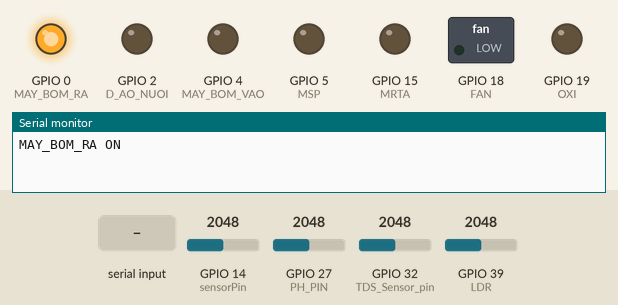
This sketch was run on a simulated ESP32. On the bench: switched loads named in the sketch (green lamp = pin HIGH), output pins drawn as LEDs (lit = HIGH), the last lines printed to the serial monitor. Inputs (shaded band) come from the test bench; at power-on: GPIO 39 (LDR) = 2048, GPIO 14 (sensorPin) = 2048, GPIO 27 (PH_PIN) = 2048, GPIO 32 (TDS_Sensor_pin) = 2048. Pins used as bus, display or sensor lines are not drawn.

Above: at 1.2 s.
1.3 s: GPIO 39 (LDR) set to 2657
2.9 s: GPIO 39 (LDR) set to 2768
At 4.2 s:
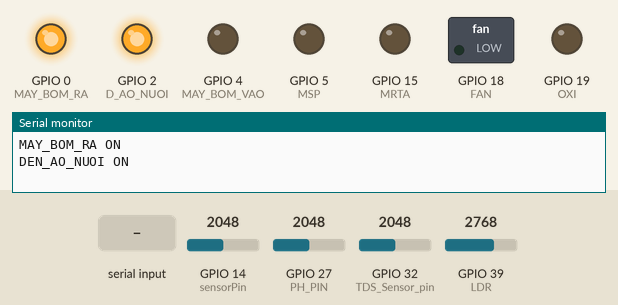
4.9 s: GPIO 14 (sensorPin) set to 1043
6.4 s: GPIO 14 (sensorPin) set to 963
At 7.5 s:
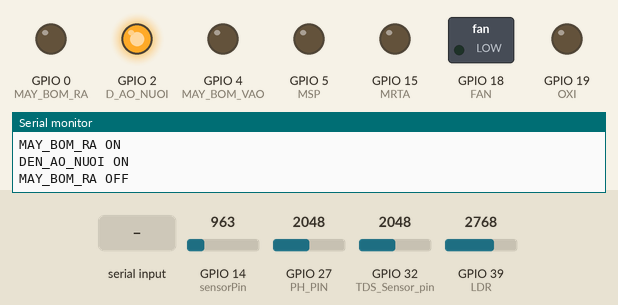
8.3 s: "FAN_ON\n" received over the second serial link
At 9.2 s:
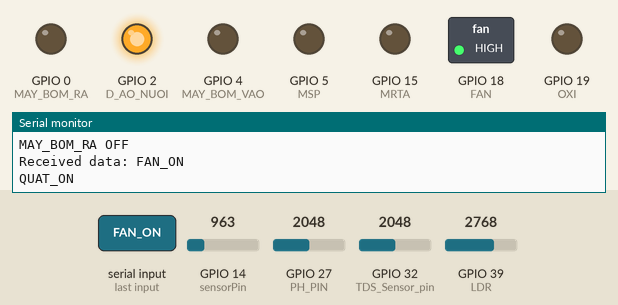
9.8 s: "OXI_ON\n" received over the second serial link
At 10.5 s:
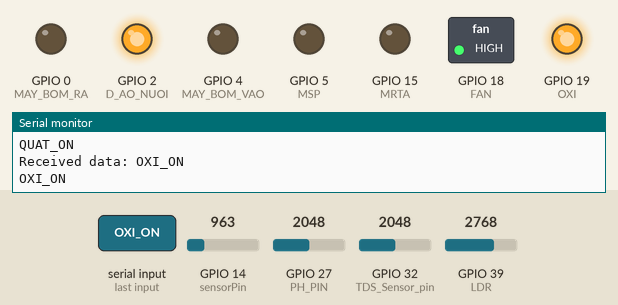
Timing chart, 0 to 12.3 s (numbered marks = the images above; inputs shaded):
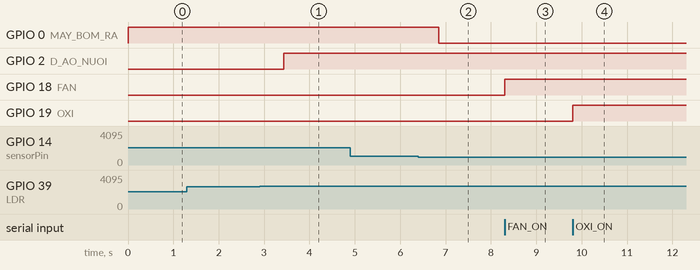

The sketch:

ZIGBEE_CHAP_HANH_FREERTOS.ino
```cpp
#include <HardwareSerial.h>

HardwareSerial zigbeeSerial(1);

// Đánh dấu các task
TaskHandle_t sendData_Task;
TaskHandle_t rcv_push_button_Task;

//Bien check co dang suspend hay chua
volatile bool suspend = false;

// Phần này dành cho các peripheral
#define LDR 39
#define D_AO_NUOI 2
#define FAN 18
#define OXI 19
#define MSP 5
#define MRTA 15
#define MAY_BOM_VAO 4
#define MAY_BOM_RA 0

// Phần này dành cho TDS
const int TDS_Sensor_pin = 32;
const float VREF = 3.3;
const int SCOUNT = 10; // Số mẫu cần thu thập
int arr[SCOUNT];
int index_arr = 0;
float temp = 28.0; // Giả định nhiệt độ là 28 độ C

//Phần này dành cho cảm biến mức nước
#define sensorPower 12
#define sensorPin 14
int val = 0;

//Phần này dành cho cảm biến PH
#define PH_PIN 27


void setup() {
  Serial.begin(9600);
  zigbeeSerial.begin(115200, SERIAL_8N1, 16, 17);

  pinMode(FAN, OUTPUT);
  digitalWrite(FAN, 0);
  pinMode(OXI, OUTPUT);
  digitalWrite(OXI, 0);
  pinMode(MSP, OUTPUT);
  digitalWrite(MSP, 0);
  pinMode(MRTA, OUTPUT);
  digitalWrite(MRTA, 0);

  pinMode(MAY_BOM_VAO, OUTPUT);
  digitalWrite(MAY_BOM_VAO, 0);

  pinMode(MAY_BOM_RA, OUTPUT);
  digitalWrite(MAY_BOM_RA, 0);

  pinMode(LDR, INPUT);
  pinMode(D_AO_NUOI, OUTPUT);
  digitalWrite(D_AO_NUOI, 0);

  pinMode(PH_PIN, INPUT);
  pinMode(sensorPower, OUTPUT);
  digitalWrite(sensorPower, LOW);

  xTaskCreatePinnedToCore(
        rcv_push_button,
        "rcv_push_button",
        4000,
        NULL,
        1,
        &rcv_push_button_Task,
        0 // Ghim vào core 0
  );

  xTaskCreatePinnedToCore(
    sendData,
    "Send_DATA_TASK",
    16384,
    NULL,
    2,
    &sendData_Task,
    1
  );
}

int getMedianNum(int bArray[], int iFilterLen) {
  int bTab[iFilterLen];
  for (int i = 0; i < iFilterLen; i++)
    bTab[i] = bArray[i];
  for (int j = 0; j < iFilterLen - 1; j++) {
    for (int i = 0; i < iFilterLen - j - 1; i++) {
      if (bTab[i] > bTab[i + 1]) {
        int bTemp = bTab[i];
        bTab[i] = bTab[i + 1];
        bTab[i + 1] = bTemp;
      }
    }
  }
  if ((iFilterLen & 1) > 0) {
    return bTab[(iFilterLen - 1) / 2];
  }
  else {
    return (bTab[iFilterLen / 2] + bTab[iFilterLen / 2 - 1]) / 2;
  }
}

float water_sensor(){
  float level = readSensor();
  level = (level/1450) * 100;
  return level;
}

int readSensor() {
    digitalWrite(sensorPower, HIGH);
    delay(10);
    val = analogRead(sensorPin);
    digitalWrite(sensorPower, LOW);
    return val;
}

float TDS_Cal() {
  if (index_arr < SCOUNT) {
    arr[index_arr] = analogRead(TDS_Sensor_pin);
    index_arr++;
    return -1;
  } else {
    int arrTemp[SCOUNT];
    for (int i = 0; i < SCOUNT; i++) {
      arrTemp[i] = arr[i];
    }

    float avrg_voltage = getMedianNum(arrTemp, SCOUNT) * VREF / 4095.0;
    float he_so_den_bu = 1.0 + 0.02 * (temp - 25.0);
    float bu_dien_ap = avrg_voltage / he_so_den_bu;
    float TDS_Val = (133.42 * bu_dien_ap * bu_dien_ap * bu_dien_ap
                     - 255.86 * bu_dien_ap * bu_dien_ap
                     + 857.39 * bu_dien_ap) * 0.5;

    index_arr = 0;
    return TDS_Val;
  }
}

float readPH() {
    int rawValue = analogRead(PH_PIN);
    float voltage = (rawValue / 4095.0) * 3.3;
    return 7 + ((2.50 - voltage) / 0.18);
}

int LDR_Cal(){
  int ldr;
  return ldr = analogRead(LDR);
}

void sendData(void *pvParameters) {
  bool may_bom_vao_on = false;
  bool may_bom_ra_on = false;
  bool den_ao_nuoi_on = false;

  while (true) {
    if (!suspend) {
      float level = water_sensor();
      int ldr = LDR_Cal();

      if (level < 20.0 && !may_bom_vao_on) {
        Serial.println("MAY_BOM_VAO ON");
        digitalWrite(MAY_BOM_VAO, 1);
        digitalWrite(MAY_BOM_RA, 0);
        zigbeeSerial.println("MBV_ON");
        may_bom_vao_on = true;
        may_bom_ra_on = false;
      } else if (level >= 30.0 && may_bom_vao_on) {
        Serial.println("MAY_BOM_VAO OFF");
        digitalWrite(MAY_BOM_VAO, 0);
        digitalWrite(MAY_BOM_RA, 0);
        zigbeeSerial.println("MBV_OFF");
        may_bom_vao_on = false;
        may_bom_ra_on = false;
      }

      // Điều khiển máy bơm ra
      if (level > 80.0 && !may_bom_ra_on) {
        Serial.println("MAY_BOM_RA ON");
        digitalWrite(MAY_BOM_RA, 1);
        digitalWrite(MAY_BOM_VAO, 0);
        zigbeeSerial.println("MBR_ON");
        may_bom_ra_on = true;
        may_bom_vao_on = false;
      } else if (level <= 70.0 && may_bom_ra_on) {
        Serial.println("MAY_BOM_RA OFF");
        digitalWrite(MAY_BOM_RA, 0);
        digitalWrite(MAY_BOM_VAO, 0);
        zigbeeSerial.println("MBR_OFF");
        may_bom_ra_on = false;
        may_bom_vao_on = false;
      }

      if (ldr > 2700 && !den_ao_nuoi_on) {
        Serial.println("DEN_AO_NUOI ON");
        digitalWrite(D_AO_NUOI, 1);
        zigbeeSerial.println("D_AN_ON");
        den_ao_nuoi_on = true;
      } else if (ldr <= 2700 && den_ao_nuoi_on) {
        Serial.println("DEN_AO_NUOI OFF");
        digitalWrite(D_AO_NUOI, 0);
        zigbeeSerial.println("D_AN_OFF");
        den_ao_nuoi_on = false;
      }
      vTaskDelay(200 / portTICK_PERIOD_MS);

      float tds_val = TDS_Cal();
      if (tds_val > -1) {
        zigbeeSerial.print("TDS_Value: ");
        zigbeeSerial.print(tds_val);
        zigbeeSerial.println(" ppm");
      }

      zigbeeSerial.print("Water_Level: ");
      zigbeeSerial.print(level);
      zigbeeSerial.println(" %");

      float ph_val = readPH();
      zigbeeSerial.print("PH_Value: ");
      zigbeeSerial.print(ph_val);
      zigbeeSerial.println(" ph");
      vTaskDelay(1500 / portTICK_PERIOD_MS);
    }
  }
}

void rcv_push_button(void *pvParameters) {
  while (true) {
    if (zigbeeSerial.available() > 0) {
      String data = zigbeeSerial.readStringUntil('\n');
      data.trim();
      Serial.println("Received data: " + data);

      // if (data == "SUSPEND_DATA") {
      //   suspend = true;
      //   vTaskSuspend(sendData_Task);
      //   //vTaskSuspend(rcv_push_button_Task);
      // }
      // if (data == "RESUME_DATA") {
      //   suspend = false;
      //   vTaskResume(sendData_Task);
      //   //vTaskResume(rcv_push_button_Task);
      // }

      if (data == "FAN_ON") {
        digitalWrite(FAN, 1);
        zigbeeSerial.println("ACK_FAN_ON");
        Serial.println("QUAT_ON");
      } else if (data == "FAN_OFF") {
        digitalWrite(FAN, 0);
        zigbeeSerial.println("ACK_FAN_OFF");
        Serial.println("QUAT_OFF");
      } else if (data == "OXI_ON") {
        digitalWrite(OXI, 1);
        zigbeeSerial.println("ACK_OXI_ON");
        Serial.println("OXI_ON");
      } else if (data == "OXI_OFF") {
        digitalWrite(OXI, 0);
        zigbeeSerial.println("ACK_OXI_OFF");
        Serial.println("OXI_OFF");
      } else if (data == "MSP_ON") {
        digitalWrite(MSP, 1);
        zigbeeSerial.println("ACK_MSP_ON");
      } else if (data == "MSP_OFF") {
        digitalWrite(MSP, 0);
        zigbeeSerial.println("ACK_MSP_OFF");
      } else if (data == "MRTA_ON") {
        digitalWrite(MRTA, 1);
        zigbeeSerial.println("ACK_MRTA_ON");
      } else if (data == "MRTA_OFF") {
        digitalWrite(MRTA, 0);
        zigbeeSerial.println("ACK_MRTA_OFF");
      } else if (data == "MBV_ON") {
        digitalWrite(MAY_BOM_VAO, 1);
        zigbeeSerial.println("ACK_MBV_ON");
      } else if (data == "MBV_OFF") {
        digitalWrite(MAY_BOM_VAO, 0);
        zigbeeSerial.println("ACK_MBV_OFF");
      } else if (data == "MBR_ON") {
        digitalWrite(MAY_BOM_RA, 1);
        zigbeeSerial.println("ACK_MBR_ON");
      } else if (data == "MBR_OFF") {
        digitalWrite(MAY_BOM_RA, 0);
        zigbeeSerial.println("ACK_MBR_OFF");
      }
    }
    vTaskDelay(10 / portTICK_PERIOD_MS);
  }
}

void loop() {
  vTaskDelay(10);
}
```

Measured:
- the behaviour switches between 2700 and 2701 on GPIO 39 (LDR) (found by bisection; images 0 and 1)
- the behaviour switches between 1016 and 1015 on GPIO 14 (sensorPin) (found by bisection; images 1 and 2)
- after the input at 1.3 s, every drawn part: stays the same
- after the input at 2.9 s, GPIO 2 (D_AO_NUOI): LOW → HIGH after 0.53 s
- after the input at 4.9 s, every drawn part: stays the same
- after the input at 6.4 s, GPIO 0 (MAY_BOM_RA): HIGH → LOW after 0.45 s
- after the input at 8.3 s, GPIO 18 (FAN): LOW → HIGH at once
- after the input at 9.8 s, GPIO 19 (OXI): LOW → HIGH at once
